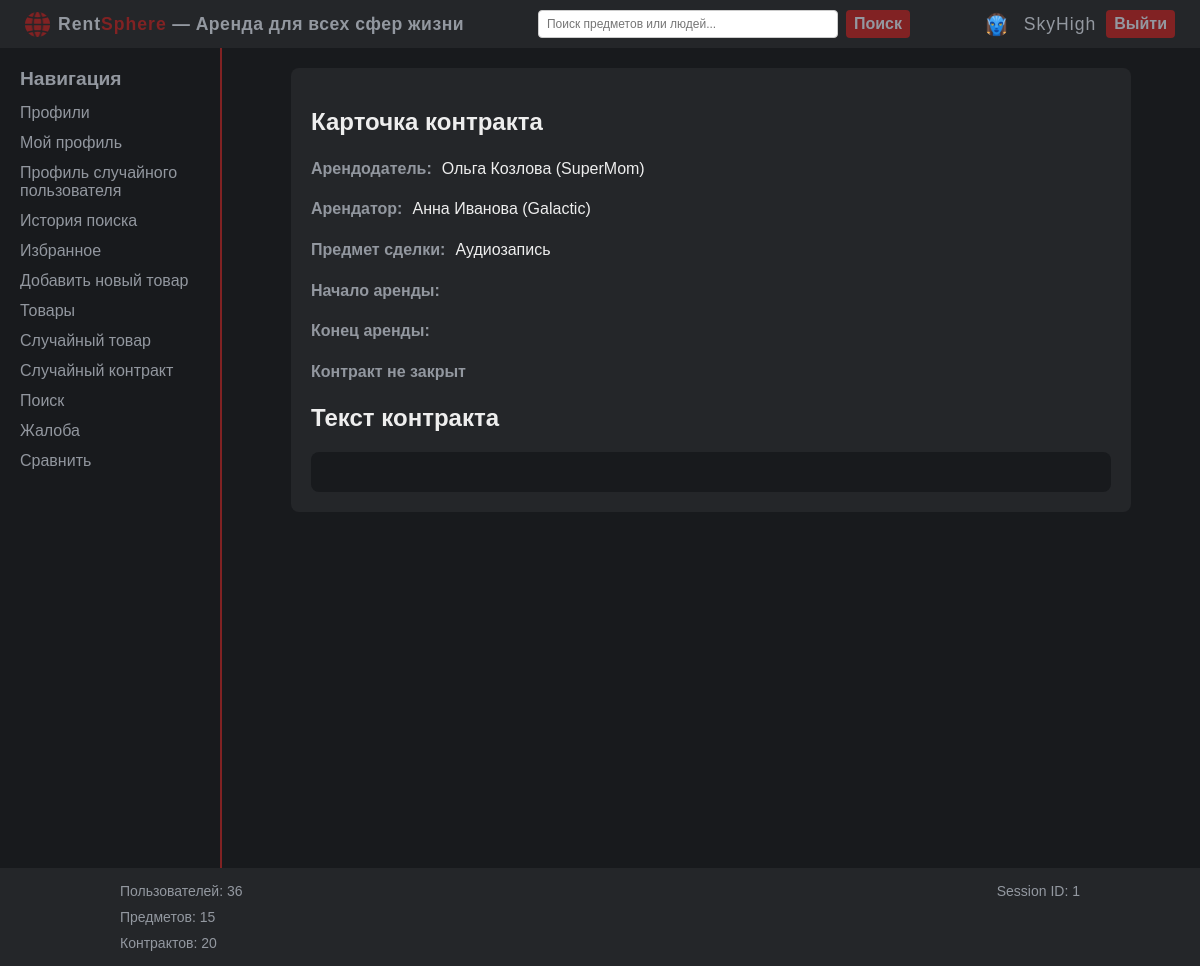
The page /contracts/1 (signed in) on the database its author committed.
### models.py (models this page shows, shortened)
class User(Base):
    __tablename__ = "users"
    id = Column(Integer, primary_key=True)
    login = Column(String(100), unique=True, nullable=False)
    password = Column(String(200), nullable=False)
    ipn = Column(Integer)
    first_name = Column(String(100))
    last_name = Column(String(100))
    phone_number = Column(String(20))
    email = Column(String(100), unique=True, nullable=False)
    avatar = Column(String(255))
    register_date = Column(Integer)
    compare_items = Column(types.JSON, default=[], nullable=True)
    items = relationship("Item", backref="owner_user")

class Item(Base):
    __tablename__ = "items"
    id = Column(Integer, primary_key=True)
    photo = Column(String(255))
    name = Column(String(255), nullable=False)
    desc = Column(Text)
    price_h = Column(Numeric(10, 2), nullable=True)
    price_d = Column(Numeric(10, 2), nullable=True)
    price_w = Column(Numeric(10, 2), nullable=True)
    price_m = Column(Numeric(10, 2), nullable=True)
    owner_id = Column(Integer, ForeignKey("users.id"))
    owner = relationship("User", backref="owner_items")

### app.py (the view)
@app.route("/contracts/<contract_id>", methods=["GET", "POST", "PUT"])
@login_required
def contract_details(contract_id):
    if request.method == "GET":
        if not session.get("user_id"):
            return redirect(url_for("login"))
        contract = models.Contract.query.get(contract_id)
        if not contract:
            return flash_and_redirect("error-message", "Контракт не найден", "/contracts")
        owner_id = contract.owner_id
        renter_id = contract.renter_id
        item_owner = models.User.query.get(owner_id)
        item_renter = models.User.query.get(renter_id)
        item = models.Item.query.get(contract.item_id)
        contract_data = {"start_date": contract.date_start,
                         "end_date": contract.date_end,
                         "is_available": contract.is_available,
                         "owner_id": contract.owner_id,
                         "renter_id": contract.renter_id,
                         "item_id": contract.item_id}
        item_owner_data = {"first_name": item_owner.first_name,
                           "last_name": item_owner.last_name,
                           "login": item_owner.login}
        item_renter_data = {"first_name": item_renter.first_name,
                            "last_name": item_renter.last_name,
                            "login": item_renter.login}
        item_data = {"name": item.name}
        return render_template("contract_details.html",
                               contract=contract_data,
                               item=item_data,
                               item_owner=item_owner_data,
                               item_renter=item_renter_data,
                               user=True)
    if request.method == "POST":
        return f"POST {contract_id}"
    if request.method == "PUT":
        return f"PUT {contract_id}"

### app.py (called while the page is built)
def login_required(func):
    @wraps(func)
    def wrapper(*args, **kwargs):
        user_id = session.get("user_id")
        if not user_id:
            return redirect(url_for("login"))
        return func(*args, **kwargs)
    return wrapper

@app.teardown_request
def teardown_request(exceptions=None):
    db_session.remove()

@app.context_processor
def stats_data():
    session_id = session.get("user_id")
    users_total = models.User.query.count()
    items_total = models.Item.query.count()
    contracts_total = models.Contract.query.count()
    stats = {"users_total": users_total,
             "items_total": items_total,
             "contracts_total": contracts_total,
             "session_id": session_id}
    return dict(stats=stats)

@app.context_processor
def inject_user():
    user_id = session.get("user_id")
    user_data = {"id": None, "login": "Guest"}
    if user_id:
        try:
            user_id = int(user_id)
            user = models.User.query.filter_by(id=user_id).first()
            if user:
                user_data = {"id": user.id, "login": user.login}
        except (TypeError, ValueError):
            print(f"Пользователь с ID неверного типа: {type(user_id)}")
            user_data["id"] = None
            session["user_id"] = None
    return {"current_user": user_data}

### templates/contract_details.html (shortened to what this page needs)
{% extends 'base.html' %}
{% block content %}
    {% if user %}
        <div class="contract-content">
            <h2>Карточка контракта</h2>
            <div class="item-info-field"><strong>Арендодатель:</strong>
                {% if item_owner %}
                    <span>{{ item_owner.first_name }} {{ item_owner.last_name }} ({{ item_owner.login }})</span>
                    {% else %}
                    <span>Неизвестен или удален</span>
                {% endif %}
            </div>
            <div class="item-info-field"><strong>Арендатор:</strong>
                {% if item_renter %}
                    <span>{{ item_renter.first_name }} {{ item_renter.last_name }} ({{ item_renter.login }})</span>
                    {% else %}
                    <span>Неизвестен или удален</span>
                {% endif %}
            </div>
            <div class="item-info-field"><strong>Предмет сделки:</strong>
                {% if item.name %}
                    <span>{{ item.name }}</span>
                    {% else %}
                    <span>Неизвестен или удален</span>
                {% endif %}</div>
            <div class="item-info-field"><strong>Начало аренды:</strong> </div>
            <div class="item-info-field"><strong>Конец аренды:</strong> </div>
            {% if contract.is_available == "False" %}
                <div class="item-info-field"><strong>Контракт закрыт, все условия выполнены</strong></div>
                {% else %}
                <div class="item-info-field"><strong>Контракт не закрыт</strong></div>
            {% endif %}
            <h2>Текст контракта</h2>
            <div class="contract-text-field">{{ contract.text }}</div>
        </div>
    {% else %}
        <div class="no-data">Контракт не найден или данные недоступны.</div>
    {% endif %}
{% endblock %}

### templates/base.html (shortened to what this page needs)
<!DOCTYPE html>
<html lang="ru">
<head>
    <link rel="stylesheet" href="{{ url_for('static', filename='css/styles.css') }}">
</head>
<body>
    <div class="layout">
        <div class="header">
            <div class="header-left">
                <img src="{{ url_for('static', filename='images/logo_red.png') }}" alt="Logo" class="logo">
                <span class="brand-name"><span class="rent">Rent</span><span class="sphere">Sphere</span> — Аренда для всех сфер жизни</span>
            </div>
            <form class="header-search" action="/search" method="GET">
                <input type="text" name="q" class="search-field" placeholder="Поиск предметов или людей...">
                <button type="submit" class="search-button">Поиск</button>
            </form>
            <div class="header-right">
                {% if not current_user.id %}
                    <a href="/login">Войти</a>
                    <a href="/register">Регистрация</a>
                {% else %}
                    <img src="{{ url_for('static', filename='images/default_avatar.png') }}" alt="Аватар" class="header-avatar">
                    <span class="header-user">{{ current_user.login }}</span>
                    <a href="/logout">Выйти</a>
                {% endif %}
            </div>
        </div>
        <div class="center-container">
            <div class="sidebar">
                <span>Навигация</span>
                {% if current_user.id %}
                    <a href="/profiles">Профили</a>
                    <a href="{{ url_for('profile', user_id=current_user.id) }}">Мой профиль</a>
                    <a href="/profiles/random_user">Профиль случайного пользователя</a>
                    <a href="/profiles/search_history">История поиска</a>
                    <a href="/profiles/favorites">Избранное</a>
                    <a href="/items/add">Добавить новый товар</a>
                    <a href="/items">Товары</a>
                    <a href="/items/random_item_details">Случайный товар</a>
                    <a href="/contracts/random_contract">Случайный контракт</a>
                    <a href="/search">Поиск</a>
                    <a href="/complain">Жалоба</a>
                    <a href="/compare">Сравнить</a>
                {% endif %}
            </div>
            <div class="content-area">
                {% block content %}{% endblock %}
            </div>
        </div>
        <div class="footer">
            <table class="stats-table">
                <tr>
                    <td class="left-col">Пользователей: {{ stats.users_total }}</td>
                    <td class="right-col">Session ID: {{ stats.session_id }}</td>
                </tr>
                <tr>
                    <td class="left-col">Предметов: {{ stats.items_total }}</td>
                    <td class="right-col"></td>
                </tr>
                <tr>
                    <td class="left-col">Контрактов: {{ stats.contracts_total }}</td>
                    <td class="right-col"></td>
                </tr>
            </table>
        </div>
    </div>
</body>
</html>

### static/css/styles.css (style rules this page uses)
body { background-color: #181A1D; color: #EEEEEE; margin: 0; font-family: Arial, sans-serif; }
.header, .footer { background-color: #242629; color: #9398A0; padding: 10px; text-align: center; }
.center-container { display: flex; }
.content-area { flex-grow: 1; background-color: #181A1D; padding: 20px; color: #EEEEEE; }
.stats-table { width: 1000px; margin: 0 auto; border-collapse: collapse; }
.stats-table td { padding: 5px 20px; vertical-align: middle; border: none; font-size: 14px; }
.left-col { text-align: left; }
.right-col { text-align: right; }

### static/css/modules/sidebar.css (style rules this page uses)
.sidebar { background-color: #181A1D; color: #92979F; padding: 20px; width: 180px; height: calc(100vh - 20px); overflow-y: auto; float: left; }
.sidebar span { font-size: 1.2em; margin-bottom: 8px; display: block; font-weight: bold; }
.sidebar a { display: block; color: #92979F; text-decoration: none; padding: 6px 0; }
.sidebar + .content-area { border-left: 2px solid #812223; }

### static/css/modules/header.css (style rules this page uses)
.header { display: flex; justify-content: space-between; align-items: center; padding: 5px 10px; background-color: #242629; }
.header-left { display: flex; align-items: center; }
.logo { width: 25px; height: 25px; margin-right: 8px; margin-left: 15px; }
.brand-name { color: #9398A0; font-weight: bold; font-size: 1.1em; letter-spacing: 0.5px; }
.rent { font-weight: bold; color: #9398A0; letter-spacing: 1px; }
.sphere { font-weight: bold; color: #812223; letter-spacing: 1px; }
.header-search { display: flex; align-items: center; justify-content: center; flex: 1; }
.search-field { padding: 6px 8px; font-size: 12px; border: 1px solid #ccc; border-radius: 4px; width: 300px; box-sizing: border-box; }
.search-button { color: #9398A0; background-color: #812223; padding: 5px 8px; font-weight: bold; font-size: 1em; border: none; border-radius: 4px; cursor: pointer; margin-left: 8px; transition: background-color 0.3s ease; }
.header-right { display: flex; align-items: center; justify-content: flex-end; gap: 10px; }
.header a { color: #9398A0; background-color: #812223; padding: 5px 8px; text-decoration: none; font-weight: bold; font-size: 1em; border-radius: 4px; margin-right: 15px; transition: background-color 0.3s ease; }
.header-avatar { width: 25px; height: 25px; border-radius: 50%; margin-right: 5px; }
.header-user { color: #9398A0; font-size: 1.1em; letter-spacing: 1px; display: flex; align-items: center; }

### static/css/modules/contract.css (style rules this page uses)
.contract-content { background-color: #242629; color: #EEEEEE; padding: 20px; border-radius: 8px; max-width: 800px; margin: auto; }
.item-info-field { display: flex; flex-wrap: wrap; margin-bottom: 15px; line-height: 1.6; font-size: 16px; }
.item-info-field strong { margin-right: 10px; color: #92979F; }
.contract-text-field { background-color: #181A1D; padding: 20px; border-radius: 8px; line-height: 1.8; font-size: 15px; color: #EEEEEE; max-height: 400px; overflow-y: auto; white-space: pre-line; margin-top: 20px; }

### rows shown on the page
User: login "SkyHigh"
User: first_name "Ольга", last_name "Козлова", login "SuperMom"
User: first_name "Анна", last_name "Иванова", login "Galactic"
Item: name "Аудиозапись"

### other values the page prints
{{ stats.users_total }} "36"
{{ stats.session_id }} "1"
{{ stats.items_total }} "15"
{{ stats.contracts_total }} "20"
